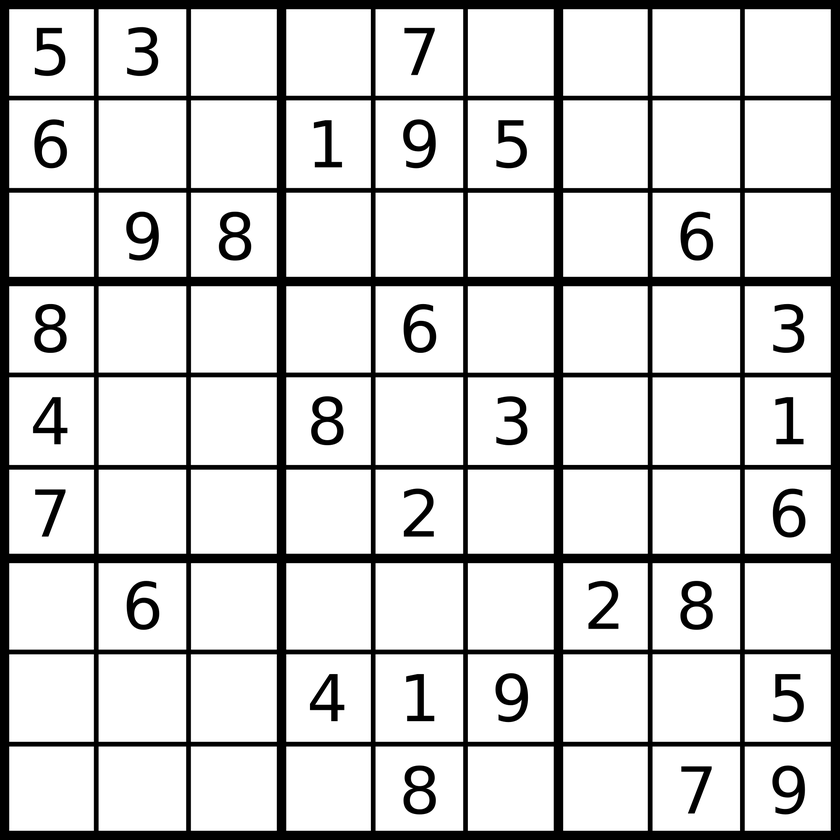
#> input picture sudoku.png, 840 x 840 px, shrunk from 2000 x 2000 before the run
$ python draw_contours.py   (older library calls are emulated)
#> lines starting #> are read from the running program, lines starting #| are printed output that depends on the picture; after the words box and inside, x2 and y2 are one past the last pixel; in counts of white or black regions, pixels touching at a corner belong together
import numpy as np
import cv2
from matplotlib import pyplot as plt

im = cv2.imread('sudoku.png', 0)
#> im is the input picture: shape (840, 840); min 0, max 255, mean 210
#im_th = cv2.adaptiveThreshold(im,255,cv2.ADAPTIVE_THRESH_GAUSSIAN_C,\
            #cv2.THRESH_BINARY,11, 2)
ret, im_th = cv2.threshold(im, 90, 255, cv2.THRESH_BINARY_INV)#Second argument is the threshold value which is used to classify the pixel values
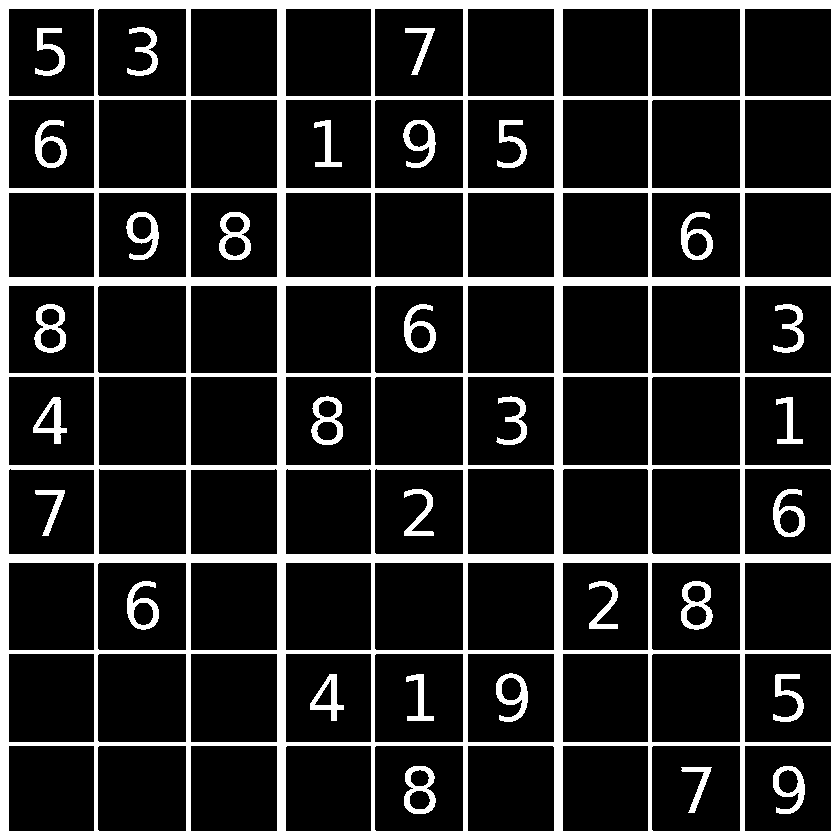
#> im_th: shape (840, 840); 16.9% white; 31 white regions, largest, box (x1, y1, x2, y2) and area: (0, 0, 840, 840) 101120, (404, 766, 436, 814) 732, (681, 581, 713, 630) 730
#Third argument is the maxVal: the value to be given if pixel value is more than (sometimes less than) the threshold value
im_contour, ctrs, hier = cv2.findContours(im_th, cv2.RETR_EXTERNAL, cv2.CHAIN_APPROX_SIMPLE)
#> ctrs = [[[0, 0], [0, 839], [839, 839], [839, 0]]]
#calculate the moment
cnt = ctrs[0]
#> cnt = [[0, 0], [0, 839], [839, 839], [839, 0]]
M = cv2.moments(cnt)
#> M = moments, m00 703921, centre m10/m00, m01/m00 = (419.5, 419.5)
rect = cv2.minAreaRect(cnt)
#> rect = ((419.5, 419.5), (839, 839), -90)
box = cv2.boxPoints(rect)
#> box = [[839, 839], [-2.57e-14, 839], [0, 0], [839, 0]]
box = np.int0(box)
#> box = [[839, 839], [0, 839], [0, 0], [839, 0]]
#im3 = cv2.drawContours(im_contour,[box],0,(-1,255,3),2)
im3 = cv2.drawContours(im, ctrs, -1, 255, 3)
#plot the images
plt.subplot(121),plt.imshow(im_th,cmap = 'gray')
plt.title('Threshold image'), plt.xticks([]), plt.yticks([])
plt.subplot(122),plt.imshow(im3,cmap = 'gray')
plt.title('Image with contour'), plt.xticks([]), plt.yticks([])
plt.show()
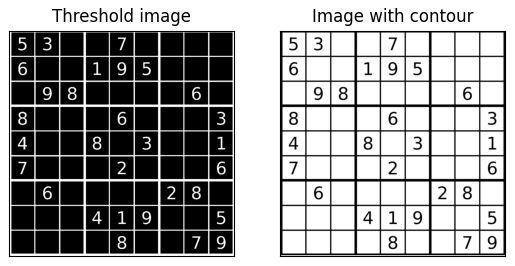
#> figure drawn by matplotlib, 2 panels

$ run again, with PI.png copied over sudoku.png
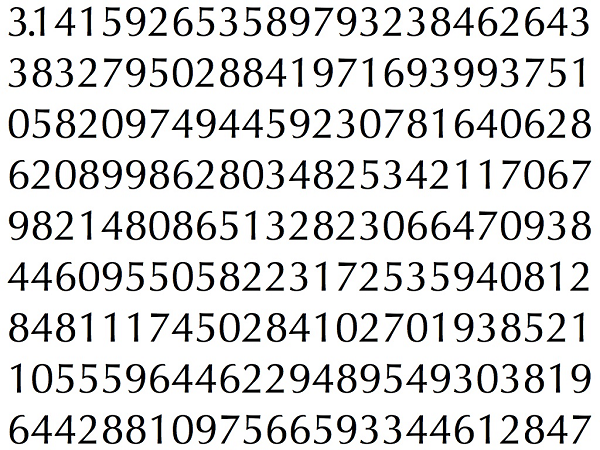
#> input picture PI.png, 600 x 450 px
#> `ret, im_th = cv2.threshold(im, 90, 255, cv2.THRESH_BINARY_INV)#Second ..`:
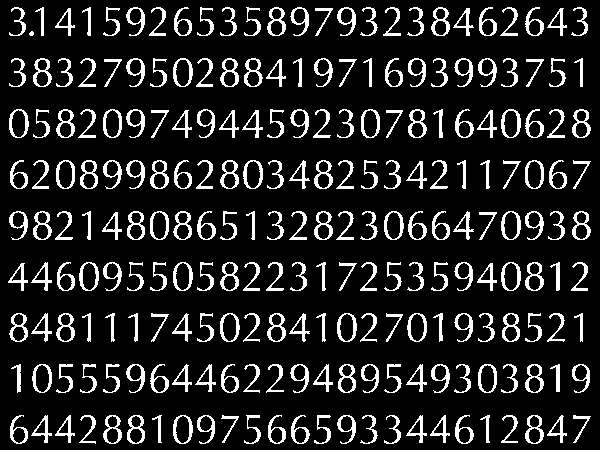
#> im_th: shape (450, 600); 13.4% white; 226 white regions (1 under 20 px)
#> ctrs = 226 contours, 1 with area under 20; largest, box (x1, y1, x2, y2) and area: (337, 313, 357, 342) 444, (501, 262, 521, 291) 444, (501, 211, 521, 240) 444, (243, 160, 263, 189) 444, (501, 109, 521, 138) 444
#> cnt = contour of 48 points, box (x1, y1, x2, y2) (573, 415, 591, 443), area 68
#> M = moments, m00 68.5, centre m10/m00, m01/m00 = (580.6, 423.9)
#> rect = ((581.5, 428.5), (27, 17), -90)
#> box = [[590, 442], [573, 442], [573, 415], [590, 415]]
#> `plt.show()`:
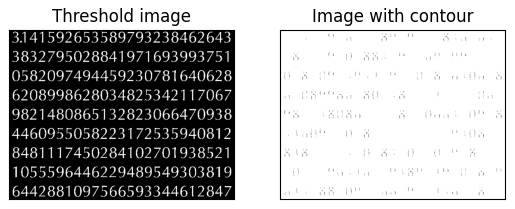
#> figure drawn by matplotlib, 2 panels

$ run again, with test_image.png copied over sudoku.png
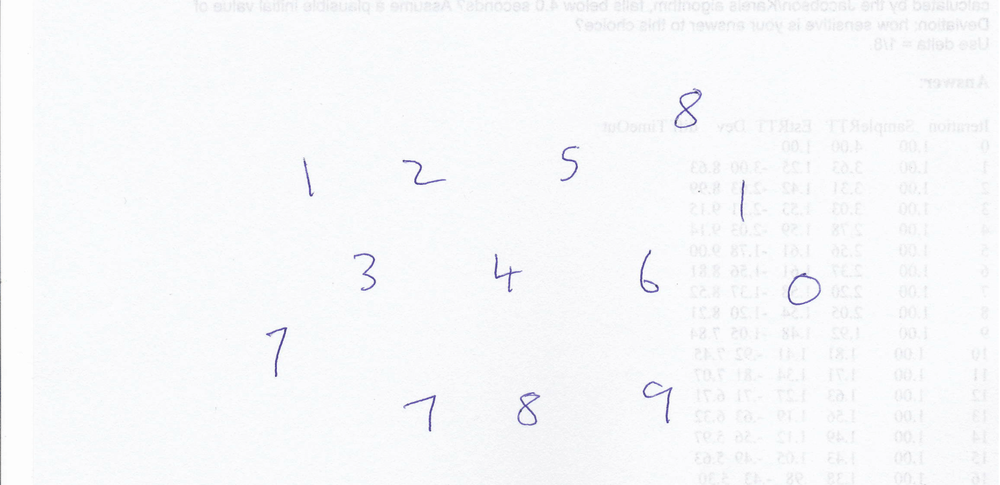
#> input picture test_image.png, 1000 x 485 px, shrunk from 1542 x 748 before the run
#> `ret, im_th = cv2.threshold(im, 90, 255, cv2.THRESH_BINARY_INV)#Second ..`:
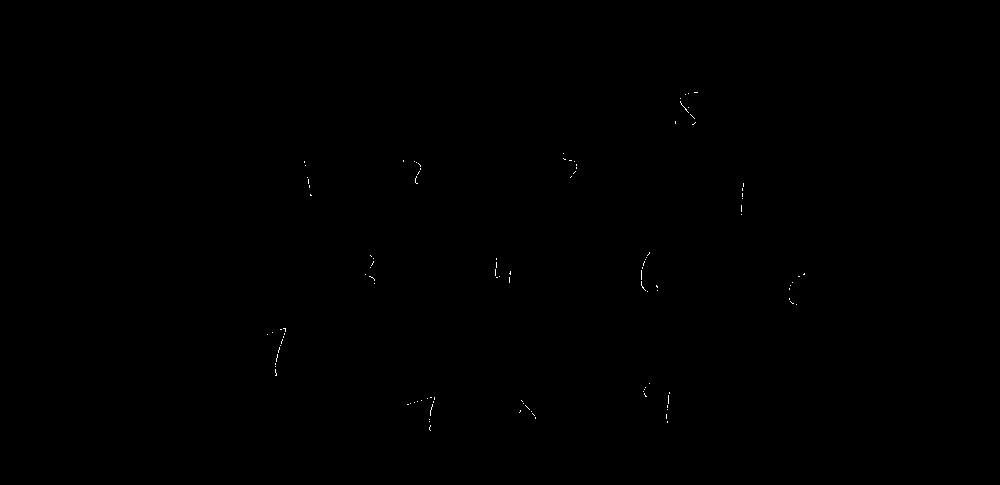
#> im_th: shape (485, 1000); 0.07% white in thin lines or dots, all inside (x1, y1, x2, y2) = (267, 92, 805, 431)
#> ctrs = 112 contours, all with area under 20
#> cnt = [[430, 425], [430, 426], [429, 427], [429, 429], [430, 430], [429, 429], [429, 427], [430, 426]]
#> M = moments, m00 0
#> rect = ((429.5, 427.5), (5, 1), -90)
#> box = [[430, 430], [429, 430], [429, 425], [430, 425]]
#> `plt.show()`:
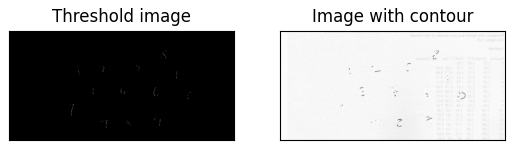
#> figure drawn by matplotlib, 2 panels
